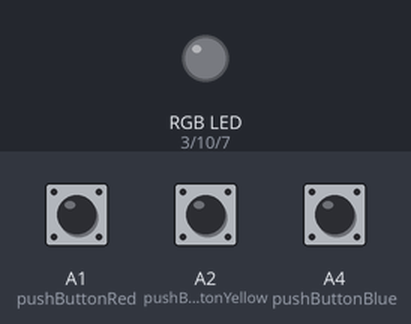
The sketch below on a simulated Arduino Uno, built with avr-gcc and run on an emulated ATmega328P. On the bench: an RGB LED mixed from three pins (HIGH = lit). The inputs (shaded band) are chosen by the test bench; at power-on: A1 (pushButtonRed) LOW, A2 (pushButtonYellow) LOW, A4 (pushButtonBlue) LOW.

Above: at 1.2 s.
1.3 s: A1 (pushButtonRed) pulled HIGH for 0.15 s
At 2.1 s:
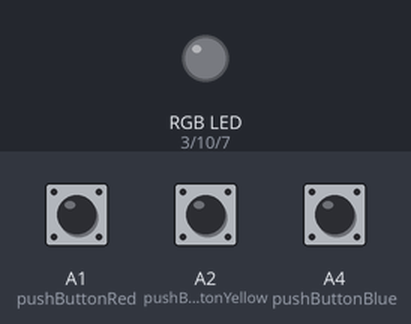
3.0 s: A2 (pushButtonYellow) pulled HIGH for 0.15 s
At 3.1 s:
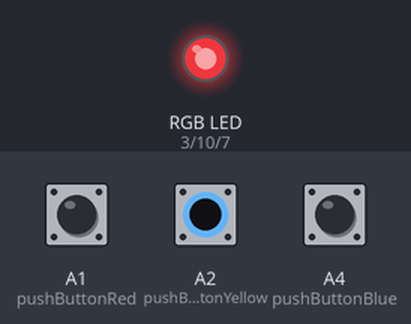
4.7 s: A4 (pushButtonBlue) pulled HIGH for 0.15 s
At 5.8 s:
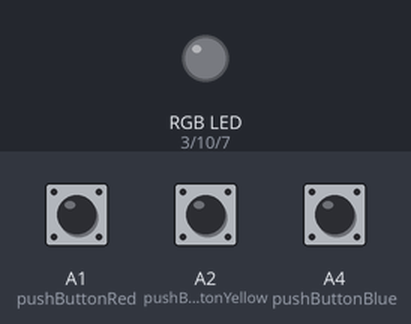
6.4 s: A1 (pushButtonRed) pulled HIGH for 1 s
At 7.2 s:
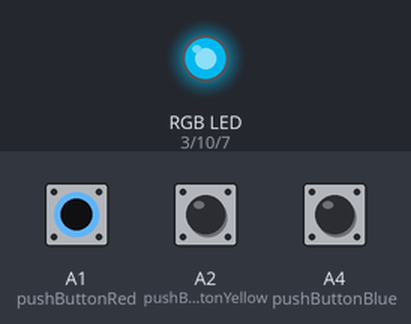
8.9 s: A2 (pushButtonYellow) pulled HIGH for 1 s
At 11.1 s:
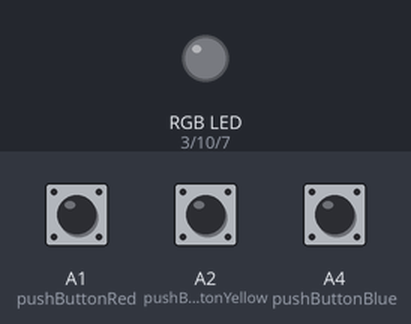
11.4 s: A2 (pushButtonYellow) pulled HIGH for 3.2 s
At 12.3 s:
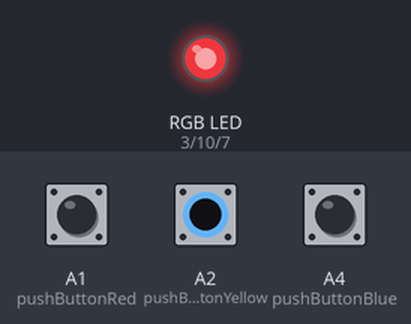
Timing chart, 0 to 16.1 s (numbered marks = the images above; inputs shaded):
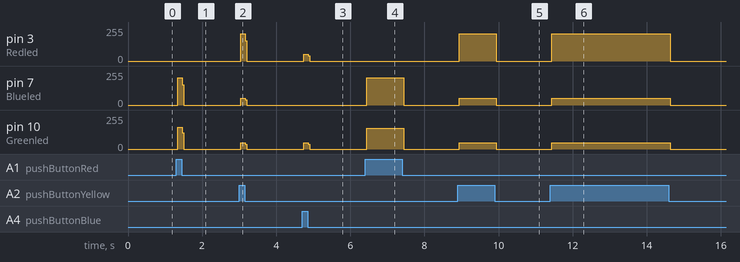

Measured:
- after the input at 1.3 s, pin 7 (Blueled): 0/255 → 203/255 at once, → 0/255 0.12 s later; pin 10 (Greenled): 0/255 → 162/255 at once, → 0/255 0.12 s later
- after the input at 3.0 s, pin 3 (Redled): 0/255 → 203/255 at once, → 0/255 0.12 s later; pin 7 (Blueled): 0/255 → 52/255 at once, → 0/255 0.12 s later; pin 10 (Greenled): 0/255 → 46/255 at once, → 0/255 0.12 s later
- after the input at 4.7 s, pin 3 (Redled): 0/255 → 52/255 at once, → 0/255 0.12 s later; pin 10 (Greenled): 0/255 → 46/255 at once, → 0/255 0.12 s later
- after the input at 6.4 s, pin 7 (Blueled): 0/255 → 203/255 at once, → 0/255 1.0 s later; pin 10 (Greenled): 0/255 → 156/255 at once, → 0/255 1.0 s later
- after the input at 8.9 s, pin 3 (Redled): 0/255 → 203/255 at once, → 0/255 1.0 s later; pin 7 (Blueled): 0/255 → 52/255 at once, → 0/255 1.0 s later; pin 10 (Greenled): 0/255 → 46/255 at once, → 0/255 1.0 s later
- after the input at 11.4 s, pin 3 (Redled): 0/255 → 203/255 at once, → 0/255 3.2 s later; pin 7 (Blueled): 0/255 → 52/255 at once, → 0/255 3.2 s later; pin 10 (Greenled): 0/255 → 46/255 at once, → 0/255 3.2 s later

The sketch:

3button.ino
```cpp
/*
  name: Genie Hou
  date: 2021 June 14
  assignment: Arduino Puzzle led and switch
  version: 1
*/

//set up my inout and output constant numbers
const int pushButtonYellow = A2;
const int pushButtonBlue = A4;
const int pushButtonRed = A1;
const int Greenled = 10;
const int Redled = 3;
const int Blueled = 7;

// the setup function runs once when you press reset or power the board
void setup() {

  //initiate communications at 9600 bits per second
  Serial.begin(9600);

  //set up the inputs
  pinMode(pushButtonYellow, INPUT);
  pinMode(pushButtonBlue, INPUT);
  pinMode(pushButtonRed, INPUT);

  //set up the outputs
  pinMode(Greenled, OUTPUT);
  pinMode(Redled, OUTPUT);
  pinMode(Blueled, OUTPUT);
}

// the loop function runs over and over again forever
void loop() {

  //the int keeping track of High->1 and Low->0
  int buttonStateYellow = digitalRead(pushButtonYellow);
  int buttonStateBlue = digitalRead(pushButtonBlue);
  int buttonStateRed = digitalRead(pushButtonRed);

  //this is where the puzzle starts
  //when press blue and yellow switch together green light light up
  //two buttons
  if (buttonStateBlue + buttonStateRed + buttonStateYellow == 2)
  {
    if (buttonStateBlue == HIGH && buttonStateYellow == HIGH)
    {
      digitalWrite(Greenled, HIGH);
    }
    else {
      digitalWrite(Greenled, LOW);
    }
    //when press yellow and red together blue light light up
    if (buttonStateYellow == HIGH && buttonStateRed == HIGH)
    {
      digitalWrite(Blueled, HIGH);
    }
    else {
      digitalWrite(Blueled, LOW);
    }
    //when press blue and red together red light light up
    if (buttonStateBlue == HIGH && buttonStateRed == HIGH)
    {
      digitalWrite(Redled, HIGH);

    }
    else {
      digitalWrite(Redled, LOW);
    }
  }
  else {//one button
    //when press the blue button the green and red led lights light up
    if (buttonStateBlue == HIGH) {
      digitalWrite(Redled, HIGH);
      digitalWrite(Greenled, HIGH);
    }
    else {
      digitalWrite(Redled, LOW);
      digitalWrite(Greenled, LOW);
    }
    //when press yellow all three light up
    if (buttonStateYellow == HIGH)
    {
      digitalWrite(Redled, HIGH);
      digitalWrite(Greenled, HIGH);
      digitalWrite(Blueled, HIGH);
    }
    else {
      digitalWrite(Redled, LOW);
      digitalWrite(Greenled, LOW);
      digitalWrite(Blueled, LOW);
    }
    //when press red switch the green and blue lights light up
    if (buttonStateRed == HIGH)
    {
      digitalWrite(Greenled, HIGH);
      digitalWrite(Blueled, HIGH);
    }
    else {
      digitalWrite(Greenled, LOW);
      digitalWrite(Blueled, LOW);
    }
  }
}
```
